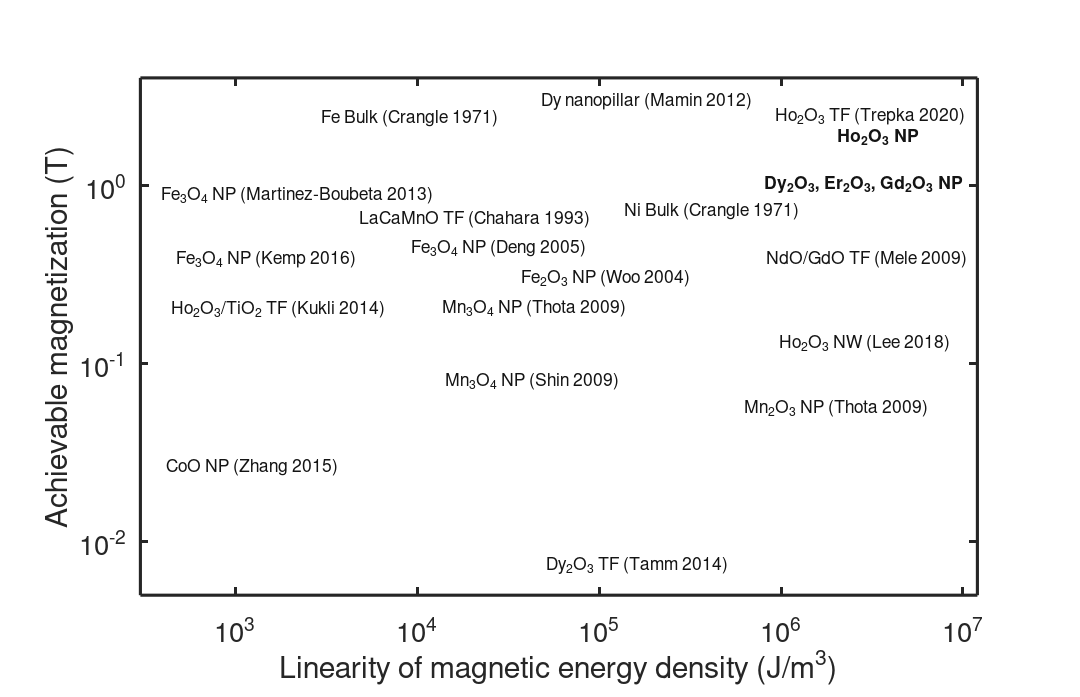

The MATLAB script that drew this image:
%% Import Plotting Parameters
RedAccent =[229/255,20/255,0/255];
BlueAccent =[76/255,174/255,227/255];
GreenAccent =[51/255,153/255,51/255];
White=[1 1 1];
Black=[0 0 0];
DefaultBlue=[0    0.4470    0.7410];
DefaultOrange=[0.8500    0.3250    0.0980];
DefaultYellow=[0.9290    0.6940    0.1250];
DefaultPurple=[0.4940    0.1840    0.5560];
DefaultGreen=[0.4660    0.6740    0.1880];
DefaultLightBlue=[0.3010    0.7450    0.9330];
DefaultCrimson=[0.6350    0.0780    0.1840];
MarkerSize=6;
LineWidth=2.5;
PlotLineWidth=3; 

figure1 = figure;
% susceptibility (unitless cgs, emu/cm^3 Oe), magnetization (emu/cm^3) and accessible linear range (T = 10E4 Oe)

% Logarithmic maxes
minflux = 4E-12; maxflux = 1E-06;
minmag = 0.5; maxmag = 1E+04; dmag = 1;

% Constant - we will SET energy TO BE THE CONSTANT TO GET FROM OUR PRODUCT TO
% THE ENERGY IN A MEANINGFUL UNIT. For example, to get from cgs to SI
% susceptibility, need to multiply be 4pi; for energy, need to divide by 2
% times the permeability constant
energy = 4*pi/(2*12.57E-07);
tesla = 4*pi*10^(-4); % constant to convert magnetization in emu/cm^3 to tesla

% Set pointsize
FontSize = 14;
pointsize = 125;
lw = 40; % linewidth
col = [20, 20, 20]/255; % set color


% Counter for labeling
count = 0;

%%NPs
% Parameter import
% They are all rare-earths (Red) nanomaterials ('o')
shape = 'o';
dens_Dy = 4737181.002; dens_Gd = 5304308.305; dens_Ho = 6805527.637; dens_Er = 5137506.158; 
magn_Dy = 1.37; magn_Gd = 1.38; magn_Ho = 1.92; magn_Er = 1.42;

% Dy2O3
info = 'Dy_2O_3, Er_2O_3, Gd_2O_3 NP'; %info = int2str(count); count=count+1; 
color = DefaultGreen; 
scatter(dens_Dy,magn_Dy, pointsize, color, 'filled', shape, 'LineWidth',lw)
hold all
text(dens_Dy*0.17, magn_Dy*dmag*0.75, info, 'FontSize', FontSize,'fontweight','bold','Color',col)

% Gd2O3
info = 'Gd_2O_3 NP'; %info = int2str(count); count=count+1; 
color = DefaultOrange; 
scatter(dens_Gd,magn_Gd, pointsize, color, 'filled', shape, 'LineWidth',lw)
hold all

% Ho2O3
info = 'Ho_2O_3 NP'; %info = int2str(count); count=count+1; 
color = DefaultBlue; 
scatter(dens_Ho,magn_Ho, pointsize, color, 'filled', shape, 'LineWidth',lw)
hold all
text(dens_Ho*.3, magn_Ho*dmag*0.98, info, 'FontSize', FontSize,'fontweight','bold','Color',col)

% Er2O3
info = 'Er_2O_3 NP'; %info = int2str(count); count=count+1; 
color = DefaultCrimson; 
scatter(dens_Er,magn_Er, pointsize, color, 'filled', shape, 'LineWidth',lw)
hold all

% Bhavani 2017, Synthesis of high saturation magnetic iron oxide nanomaterials via low temperature hydrothermal method
% lin units: T. mag units: emu/cm^3. sus units: volume susceptibility (cgs)
%info = 'Fe_3O_4 NP (Bhavani 2017)'; %info = int2str(count); count=count+1; 
%color = Black; 
%sus = .388; mag = 532; lin = .2; shape = 'o';
%scatter(lin*lin*sus*energy, mag*tesla, pointsize, color, shape)
%hold all
%text(lin*lin*sus*energy*0.6, mag*tesla*dmag*1.35, info, 'FontSize', FontSize)


% Ho2O3 nanostructured film, current work, Trepka 2020
info = 'Ho_2O_3 TF (Trepka 2020)'; %info = int2str(count); count=count+1; 
color = DefaultBlue; 
%info = '1'; % label both dots with this one
sus = 0.008625; mag = 1.64E+03; lin = 14; shape = 'o';
% energy is from maximizing python code; magnetization is from 4 K
scatter(lin*lin*sus*energy, mag*tesla, pointsize, color, shape, 'LineWidth',lw)
hold all
text(lin*lin*sus*energy*0.11, mag*tesla*dmag*1.2, info, 'FontSize', FontSize,'Color',col)

% CoO hollow NP, Zhang 2015, Controllable fabrication and magnetic properties of double-shell cobalt oxides hollow particles
info = 'CoO NP (Zhang 2015)'; %info = int2str(count); count=count+1; 
color = Black; 
sus = 1.9E-03; mag = 1.9E+01; lin = 0.2; shape = 'o';
scatter(lin*lin*sus*energy, mag*tesla, pointsize, color, shape, 'LineWidth',lw)
hold all
text(lin*lin*sus*energy*1.1, mag*tesla*dmag*1.1, info, 'FontSize', FontSize,'Color',col)

% MnxCo3O4 Crystallites, Naveen 2014, Tailoring structural, optical and magnetic properties of spinel type cobalt oxide (Co3O4) by manganese doping
%info = 'Mn{0.45}Co_3O_4 NS (Naveen 2014)'; %info = int2str(count); count=count+1; 
%color = Black; 
%sus = 3.05E-04; mag = 1.2; lin = 0.8; shape = 'o';
%scatter(lin*lin*sus*energy, mag*tesla, pointsize, color, shape)
%hold all
%text(lin*lin*sus*energy*1.1, mag*tesla*dmag*1.1, info, 'FontSize', FontSize)

% Dy2O3 Thin Film, Tamm 2014, Dysprosium oxide and dysprosium-oxide-doped
% titanium oxide thin films grown by atomic layer deposition
info = 'Dy_2O_3 TF (Tamm 2014)'; %info = int2str(count); count=count+1; 
color = DefaultGreen; 
sus = 1.5E-03; mag = 5.36; lin = 2.5; shape = 'o';
scatter(lin*lin*sus*energy, mag*tesla, pointsize, color, shape, 'LineWidth',lw)
hold all
text(lin*lin*sus*energy*1.1, mag*tesla*dmag*1.1, info, 'FontSize', FontSize,'Color',col)

% Fe3O4 microspheres, Deng 2005, Monodisperse Magnetic Single-Crystal Ferrite Microspheres
info = 'Fe_3O_4 NP (Deng 2005)';% info = int2str(count); count=count+1; 
color = Black; 
sus = .62; mag = 372; lin = .05; shape = 'o';
scatter(lin*lin*sus*energy, mag*tesla, pointsize, color, shape, 'LineWidth',lw)
hold all
text(lin*lin*sus*energy*1.2, mag*tesla*dmag*0.95, info, 'FontSize', FontSize,'Color',col)

% gamma-Fe2O3 NP, Woo 2004, Easy Synthesis and Magnetic Properties of Iron Oxide Nanoparticles
info = 'Fe_2O_3 NP (Woo 2004)'; %info = int2str(count); count=count+1; 
color = Black; 
sus = .17; mag = 220; lin = .20; shape = 'o';
scatter(lin*lin*sus*energy, mag*tesla, pointsize, color, shape, 'LineWidth',lw)
hold all
text(lin*lin*sus*energy*1.1, mag*tesla*dmag*1.1, info, 'FontSize', FontSize,'Color',col)

% Fe2O3 Fe3O4 mixture nanocube,  Martinez-Boubeta 2013, LearningfromNaturetoImprovetheHeat Generation of Iron-Oxide Nanoparticles forMagnetic Hyperthermia Applications
info = 'Fe_3O_4 NP (Martinez-Boubeta 2013)'; %info = int2str(count); count=count+1; 
color = Black; 
sus = 1.04; mag = 524; lin = .01; shape = 'o';
scatter(lin*lin*sus*energy, mag*tesla, pointsize, color, shape, 'LineWidth',lw)
hold all
text(lin*lin*sus*energy*0.75, mag*tesla*dmag*1.35, info, 'FontSize', FontSize,'Color',col)

% Fe3O4 NP,  Kemp 2016, Monodisperse Magnetite Nanoparticles with Nearly
% Ideal Saturation Magnetization
info = 'Fe_3O_4 NP (Kemp 2016)'; %info = int2str(count); count=count+1; 
color = Black; sus = 6.3; mag = 414; lin = .005; shape = 'o';
scatter(lin*lin*sus*energy, mag*tesla, pointsize, color, shape, 'LineWidth',lw)
hold all
text(lin*lin*sus*energy*0.6, mag*tesla*dmag*0.75, info, 'FontSize', FontSize,'Color',col)

%  La0.72Ca0.25MnOz Thin Films, Chahara 1993
% Magnetoresistance in magnetic manganese oxide with intrinsic
% antiferromagnetic spin structure
info = 'LaCaMnO TF (Chahara 1993)'; %info = int2str(count); count=count+1; 
color = DefaultPurple; 
sus = .16; mag = 400; lin = .1; shape = 'o';
scatter(lin*lin*sus*energy, mag*tesla, pointsize, color, shape, 'LineWidth',lw)
hold all
text(lin*lin*sus*energy*0.6, mag*tesla*dmag*1.3, info, 'FontSize', FontSize,'Color',col)

%  Mn2O3 Mn3O4 NP, Thota 2009
% Formation and magnetic behavior of manganese oxide nanoparticles
info = 'Mn_2O_3 NP (Thota 2009)'; %info = int2str(count); count=count+1; 
color = Black; 
sus = 5.85E-4; mag = 41; lin = 14; shape = 'o';
scatter(lin*lin*sus*energy, mag*tesla, pointsize, color, shape, 'LineWidth',lw)
hold all
text(lin*lin*sus*energy*1.1, mag*tesla*dmag*1.1, info, 'FontSize', FontSize,'Color',col)

%  Mn2O3 Mn3O4 NP, Thota 2009
% Formation and magnetic behavior of manganese oxide nanoparticles
info = 'Mn_3O_4 NP (Thota 2009)'; %info = int2str(count); count=count+1; 
color = Black; 
sus = .0583; mag = 218.7; lin = .25; shape = 'o';
scatter(lin*lin*sus*energy, mag*tesla, pointsize, color, shape, 'LineWidth',lw)
hold all
text(lin*lin*sus*energy*0.75, mag*tesla*dmag*0.75, info, 'FontSize', FontSize,'Color',col)

%  Mn3O4 NP (Shin 2009)
% Hollow Manganese Oxide Nanoparticles as Multifunctional Agents for Magnetic Resonance Imaging and Drug Delivery
info = 'Mn_3O_4 NP (Shin 2009)'; %info = int2str(count); count=count+1; 
color = Black; 
sus = 2.6E-3; mag = 58; lin = 1; shape = 'o';
scatter(lin*lin*sus*energy, mag*tesla, pointsize, color, shape, 'LineWidth',lw)
hold all
text(lin*lin*sus*energy*1.1, mag*tesla*dmag*1.1, info, 'FontSize', FontSize,'Color',col)

%  Nd2O3-Gd2O3 thin film (Mele 2009)
% Synthesis, structure, and magnetic properties in the Nd2O3-Gd2O3 mixed
% system synthesized at 1200C
info = 'NdO/GdO TF (Mele 2009)'; %info = int2str(count); count=count+1; 
color = DefaultOrange; 
sus = 3.4E-3; mag = 238; lin = 14; shape = 'o';
scatter(lin*lin*sus*energy, mag*tesla, pointsize, color, shape, 'LineWidth',lw)
hold all
text(lin*lin*sus*energy*0.25, mag*tesla*dmag*1.3, info, 'FontSize', FontSize,'Color',col)


%  TiO nanostructured thin film (Wei 2009)
% Magnetism of TiO and TiO2Nanoclusters 
%info = 'TiO NS (Wei 2009)'; %info = int2str(count); count=count+1; 
%color = Black; 
%sus = .04; mag = 12.32; lin = 0.025; shape = 'o';
%scatter(lin*lin*sus*energy, mag*tesla, pointsize, color, shape)
%hold all
%text(lin*lin*sus*energy*1.1, mag*tesla*dmag*1.1, info, 'FontSize', FontSize)

% Ho2O3/TiO2 TF (Kukli 2014)
info = 'Ho_2O_3/TiO_2 TF (Kukli 2014)'; %info = int2str(count); count=count+1; 
color = DefaultBlue; 
sus = .0955; mag = 179; lin = .125; shape = 'o';
scatter(lin*lin*sus*energy, mag*tesla, pointsize, color, shape, 'LineWidth',lw)
hold all
text(lin*lin*sus*energy*0.06, mag*tesla*dmag*0.9, info, 'FontSize', FontSize,'Color',col)


% Ho2O3 NW (Lee 2018)
% Paramagnetic Ho2O3 nanowires, nano-square sheets, and nanoplates 
% Note - this was a high-temperature measurement
info = 'Ho_2O_3 NW (Lee 2018)'; %info = int2str(count); count=count+1; 
color = DefaultBlue; 
sus = .002; mag = 139; lin = 14; shape = 'o';
scatter(lin*lin*sus*energy, mag*tesla, pointsize, color, shape, 'LineWidth',lw)
hold all
text(lin*lin*sus*energy*0.5, mag*tesla*dmag*0.75, info, 'FontSize', FontSize,'Color',col)

% Fe (Crangle 1971)
% The magnetization of pure iron and nickel (4K measurements)
info = 'Fe Bulk (Crangle 1971)'; %info = int2str(count); count=count+1; 
color = Black; 
sus = 60; mag = 1745; lin = .003; shape = 'd';
scatter(lin*lin*sus*energy, mag*tesla, pointsize, color, shape, 'LineWidth',lw)
hold all
text(lin*lin*sus*energy*1.1, mag*tesla*dmag*1.1, info, 'FontSize', FontSize,'Color',col)

% Ni bulk (Crangle 1971)
% The magnetization of pure iron and nickel (4K measurements)
info = 'Ni Bulk (Crangle 1971)'; %info = int2str(count); count=count+1; 
color = Black; 
sus = 2.5; mag = 522; lin = .1; shape = 'd';
scatter(lin*lin*sus*energy, mag*tesla, pointsize, color, shape, 'LineWidth',lw)
hold all
text(lin*lin*sus*energy*1.1, mag*tesla*dmag*1.1, info, 'FontSize', FontSize,'Color',col)

% Dy NW (Mamin 2012)
% High field-gradient dysprosium tips for magnetic resonance force microscopy
info = 'Dy nanopillar (Mamin 2012)'; %info = int2str(count); count=count+1; 
color = DefaultGreen; 
sus = .8; mag = 2.39E+3; lin = 0.1; shape = 'o';
scatter(lin*lin*sus*energy, mag*tesla, pointsize, color, shape, 'LineWidth',lw)
hold all
text(lin*lin*sus*energy*1.2, mag*tesla*dmag*1, info, 'FontSize', FontSize,'Color',col)

% Set global plotting parameters
set(gca,'FontSize',22,'LineWidth',LineWidth);
set(gca, 'XScale', 'log')
set(gca, 'YScale', 'log')
pbaspect([1.618 1 1])
ylim([5E-3,4E0])
xlim([3E2,1.2E7])
%xlim([minflux,maxflux]);
%ylim([minmag,maxmag]);
xlabel('Linearity of magnetic energy density (J/m^3)');
% Magnetization at H = 7 T
ylabel('Achievable magnetization (T)'); 
box on

fh = figure(1); % returns the handle to the figure object
set(fh,'Units','Inches');
set(fh, 'color', 'white'); % sets the color to white 
set(gcf, 'PaperPosition', [0 0 12 7.75]) % make paper larger
print(gcf, 'meritfig.png', '-dpng', '-r300' ) % save 300 dpi file
